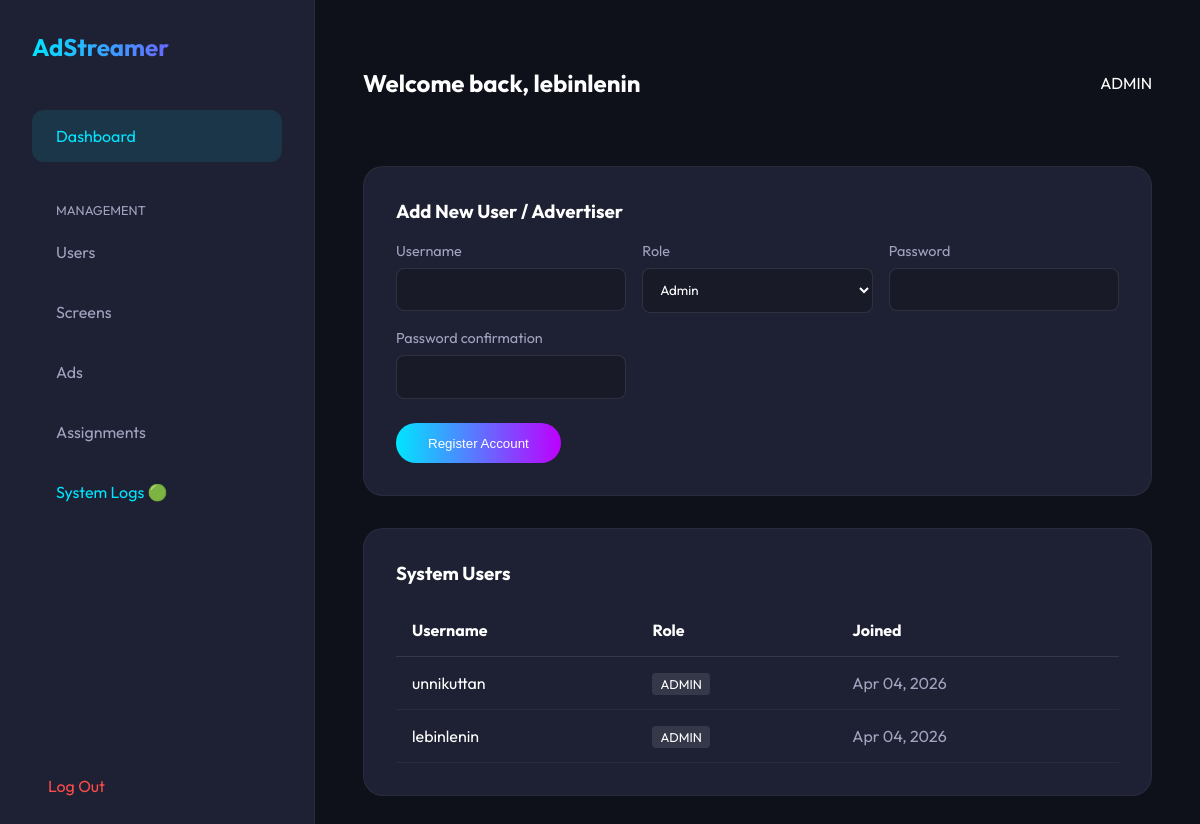
Page /accounts/dashboard/admin/users/ (signed in) on the committed database.
### accounts/models.py (models this page shows)
class User(AbstractUser):
    ROLE_CHOICES = (
        ('ADMIN', 'Admin'),
        ('ADVERTISER', 'Advertiser'),
    )
    role = models.CharField(max_length=20, choices=ROLE_CHOICES, default='ADMIN')

### accounts/views.py (the view)
# urls.py: path('dashboard/admin/users/', views.admin_users, name='admin_users'),
@login_required
def admin_users(request):
    if request.user.role != 'ADMIN':
        return redirect('dashboard')
    users = User.objects.all().order_by('-date_joined')
    if request.method == 'POST':
        form = CustomUserCreationForm(request.POST)
        if form.is_valid():
            form.save()
            return redirect('admin_users')
    else:
        form = CustomUserCreationForm()
    return render(request, 'accounts/admin_users.html', {'users': users, 'form': form})

### accounts/forms.py
class CustomUserCreationForm(UserCreationForm):
    class Meta(UserCreationForm.Meta):
        model = User
        fields = UserCreationForm.Meta.fields + ('role',)

### accounts/templates/accounts/admin_users.html (shortened to what this page needs)
{% extends 'base.html' %}
{% block content %}
<div class="card" style="margin-bottom: 2rem;">
    <h3 style="margin-top: 0;">Add New User / Advertiser</h3>
    <form method="post">
        <div style="display: grid; grid-template-columns: repeat(auto-fit, minmax(200px, 1fr)); gap: 1rem;">
            {% for field in form %}
                <div>
                    <label style="display:block; color: var(--text-muted); margin-bottom: 0.5rem; font-size: 0.9rem;">{{ field.label }}</label>
                    {{ field }}
                </div>
            {% endfor %}
        </div>
        <button type="submit" class="btn" style="margin-top: 1.5rem;">Register Account</button>
    </form>
</div>
<div class="card">
    <h3 style="margin-top: 0;">System Users</h3>
    <div style="overflow-x: auto;">
        <table style="width: 100%; border-collapse: collapse; text-align: left;">
            <thead>
                <tr style="border-bottom: 1px solid rgba(255,255,255,0.1);">
                    <th style="padding: 1rem;">Username</th>
                    <th style="padding: 1rem;">Role</th>
                    <th style="padding: 1rem;">Joined</th>
                </tr>
            </thead>
            <tbody>
                {% for u in users %}
                <tr style="border-bottom: 1px solid rgba(255,255,255,0.05);">
                    <td style="padding: 1rem;">{{ u.username }}</td>
                    <td style="padding: 1rem;">
                        <span style="background: rgba(255,255,255,0.1); padding: 0.2rem 0.5rem; border-radius: 4px; font-size: 0.8rem;">{{ u.role }}</span>
                    </td>
                    <td style="padding: 1rem; color: var(--text-muted);">{{ u.date_joined|date:"M d, Y" }}</td>
                </tr>
                {% endfor %}
            </tbody>
        </table>
    </div>
</div>
{% endblock %}

### accounts/templates/base.html (shortened to what this page needs)
<!DOCTYPE html>
<html lang="en">
<head>
</head>
<body>
    <div class="sidebar">
        <a href="/" class="logo">AdStreamer</a>
        <a href="/" class="nav-link active">Dashboard</a>
        {% if request.user.role == 'ADMIN' %}
        <div style="margin-top: 2rem; color: var(--text-muted); font-size: 0.8rem; text-transform: uppercase; padding: 0 1.5rem; margin-bottom: 0.5rem;">Management</div>
        <a href="{% url 'admin_users' %}" class="nav-link">Users</a>
        <a href="{% url 'admin_screens' %}" class="nav-link">Screens</a>
        <a href="{% url 'admin_ads' %}" class="nav-link">Ads</a>
        <a href="{% url 'admin_assignments' %}" class="nav-link">Assignments</a>
        <a href="{% url 'admin_system_logs' %}" class="nav-link" style="color: var(--primary);">System Logs 🟢</a>
        {% endif %}{% block sidebar_extra %}{% endblock %}
        <a href="{% url 'logout' %}" class="logout-btn">Log Out</a>
    </div>
    <div class="main-content">
        <div class="header-top">
            <h2>Welcome back, {{ request.user.username }}</h2>
            <div class="user-role">{{ request.user.role }}</div>
        </div>
        {% block content %}{% endblock %}
    </div>
</body>
</html>

### accounts/templates/base.html (style rules this page uses)
:root { --bg: #0f111a; --surface: #1e2133; --surface-hover: #2a2d42; --primary: #00e5ff; --secondary: #bd00ff; --text: #ffffff; --text-muted: #a0a4c0; }
body { background-color: var(--bg); color: var(--text); font-family: 'Outfit', sans-serif; margin: 0; display: flex; min-height: 100vh; }
.sidebar { width: 250px; background: var(--surface); padding: 2rem; display: flex; flex-direction: column; border-right: 1px solid rgba(255,255,255,0.05); }
.logo { font-size: 1.5rem; font-weight: 700; background: linear-gradient(90deg, var(--primary), var(--secondary)); background-clip: text; -webkit-background-clip: text; -webkit-text-fill-color: transparent; margin-bottom: 3rem; display: block; text-decoration: none; }
.nav-link { padding: 1rem 1.5rem; color: var(--text-muted); text-decoration: none; border-radius: 12px; margin-bottom: 0.5rem; transition: all 0.3s ease; }
.nav-link:hover, .nav-link.active { background: rgba(0, 229, 255, 0.1); color: var(--primary); }
.main-content { flex: 1; padding: 3rem; overflow-y: auto; }
.header-top { display: flex; justify-content: space-between; align-items: center; margin-bottom: 3rem; }
.card { background: var(--surface); border-radius: 20px; padding: 2rem; border: 1px solid rgba(255,255,255,0.05); transition: transform 0.3s ease, box-shadow 0.3s ease; }
.btn { background: linear-gradient(90deg, var(--primary), var(--secondary)); color: white; padding: 0.8rem 2rem; border-radius: 30px; text-decoration: none; font-weight: 500; border: none; cursor: pointer; transition: opacity 0.3s ease; }
.logout-btn { margin-top: auto; color: #ff4b4b; text-decoration: none; padding: 1rem; border-radius: 12px; transition: background 0.3s; }

### accounts/templates/accounts/admin_users.html (style rules this page uses)
input, select { width: 100%; padding: 0.8rem; background: rgba(0,0,0,0.2); border: 1px solid rgba(255,255,255,0.1); border-radius: 8px; color: white; font-family: inherit; box-sizing: border-box; }

### rows in the picture
User: user.username "lebinlenin", user.role "ADMIN", username "lebinlenin", role "ADMIN", date_joined "Apr 04, 2026"
User: username "unnikuttan", role "ADMIN", date_joined "Apr 04, 2026"

### other values in the picture
{{ field.label }} "Username" "Role" "Password" "Password confirmation"
